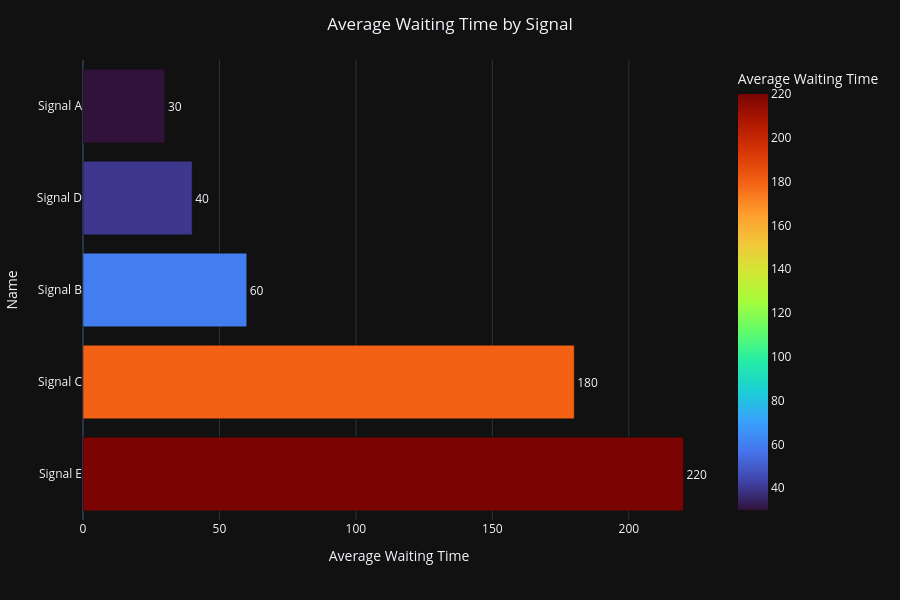

The code cell stored with this chart in its notebook:
### Code cell
fig = px.bar(signal_df.sort_values('avg_waiting_time',ascending=False),x='avg_waiting_time',y='signal_name',orientation='h',
    color='avg_waiting_time',
    text='avg_waiting_time',
    color_continuous_scale='Turbo',
    labels={'avg_waiting_time':'Average Waiting Time','signal_name':'Name'}
)

fig.update_traces(textposition='outside')
fig.update_layout(title='Average Waiting Time by Signal',title_x=0.5,template='plotly_dark',height=600)
fig.show()

### Figure 1 — Plotly figure (JSON) as saved in the notebook; plotly's stock layout.template omitted (floating-point values rounded to 4 significant figures)
{"data": [{"hovertemplate": "Average Waiting Time=%{marker.color}<br>Name=%{y}<extra></extra>", "legendgroup": "", "marker": {"color": [220.0, 180.0, 60.0, 40.0, 30.0], "coloraxis": "coloraxis", "pattern": {"shape": ""}}, "name": "", "orientation": "h", "showlegend": false, "text": [220.0, 180.0, 60.0, 40.0, 30.0], "textposition": "outside", "type": "bar", "x": [220.0, 180.0, 60.0, 40.0, 30.0], "xaxis": "x", "y": ["Signal E", "Signal C", "Signal B", "Signal D", "Signal A"], "yaxis": "y"}], "layout": {"barmode": "relative", "coloraxis": {"colorbar": {"title": {"text": "Average Waiting Time"}}, "colorscale": [[0, "#30123b"], [0.07143, "#4145ab"], [0.1429, "#4675ed"], [0.2143, "#39a2fc"], [0.2857, "#1bcfd4"], [0.3571, "#24eca6"], [0.4286, "#61fc6c"], [0.5, "#a4fc3b"], [0.5714, "#d1e834"], [0.6429, "#f3c63a"], [0.7143, "#fe9b2d"], [0.7857, "#f36315"], [0.8571, "#d93806"], [0.9286, "#b11901"], [1, "#7a0402"]]}, "height": 600, "legend": {"tracegroupgap": 0}, "margin": {"t": 60}, "title": {"text": "Average Waiting Time by Signal", "x": 0.5}, "xaxis": {"anchor": "y", "domain": [0, 1], "title": {"text": "Average Waiting Time"}}, "yaxis": {"anchor": "x", "domain": [0, 1], "title": {"text": "Name"}}}}
